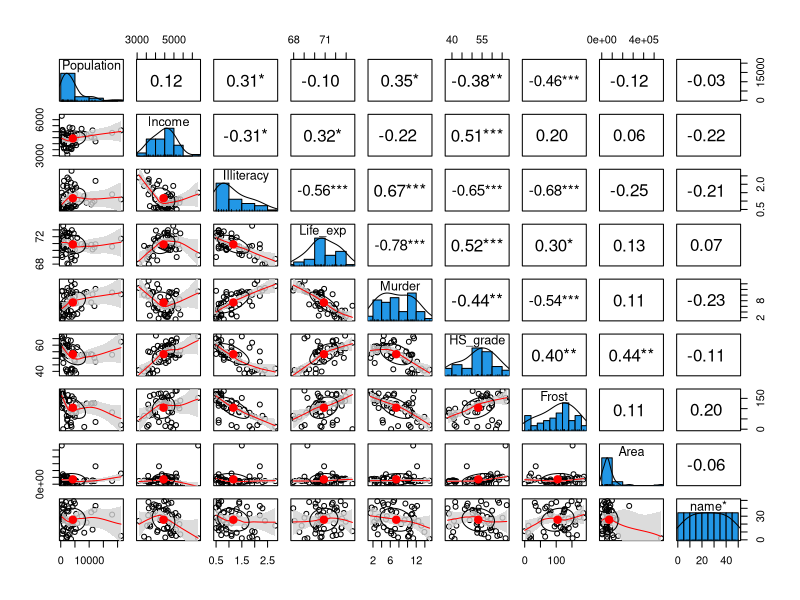
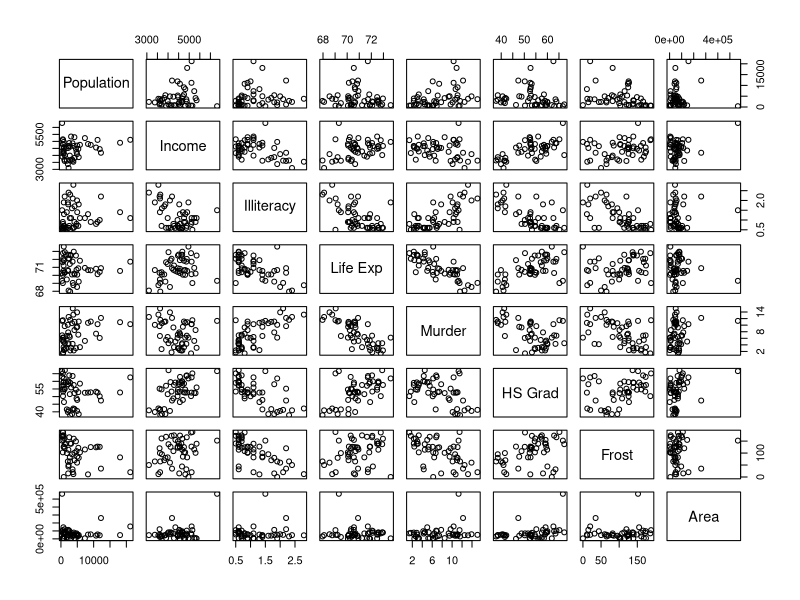

Write the R code that produced these figures, in order.
murderData <- as.data.frame.matrix(state.x77)
class(murderData)

colnames(murderData)[4] <- "Life_exp"
colnames(murderData)[6] <- "HS_grade"
# alternative method
# colnames(murderData)[colnames(murderData) == "Life Exp"] <- "Life_exp"
# colnames(murderData)[colnames(murderData) == "HS grade"] <- "HS_grade"

# move state name into a new variable
murderData$name <- state.name

install.packages("psych")
library(psych)

# correlation plots
pairs.panels(murderData,
             smooth = TRUE,      # If TRUE, draws loess smooths
             scale = FALSE,      # If TRUE, scales the correlation text font
             density = TRUE,     # If TRUE, adds density plots and histograms
             ellipses = TRUE,    # If TRUE, draws ellipses
             method = "spearman",# Correlation method (also "pearson" or "kendall")
             pch = 21,           # pch symbol
             lm = FALSE,         # If TRUE, plots linear fit rather than the LOESS (smoothed) fit
             cor = TRUE,         # If TRUE, reports correlations
             jiggle = FALSE,     # If TRUE, data points are jittered
             factor = 2,         # Jittering factor
             hist.col = 4,       # Histograms color
             stars = TRUE,       # If TRUE, adds significance level with stars
             ci = TRUE)   

# scatter plots
comparisonData <- as.data.frame(state.x77)
pairs(comparisonData)
